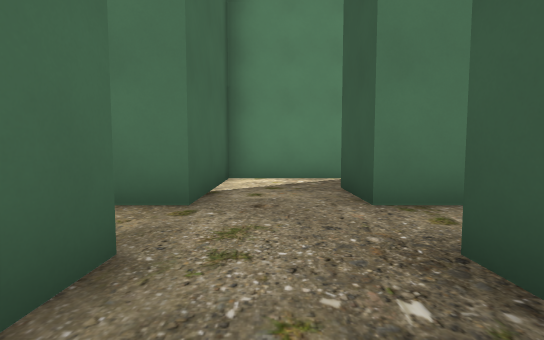
[1] (above)

18 first-person views from a walk through a level from a Godot 3-D game. The camera is 1.2 m above the floor, tilts 4° down and sees 85° across. The floor is counted in squares, 2 m on a side. Each view is taken from the middle of a square. On the plan, view 1 faces up. The plan holds only what a view shows up to about 9 squares ahead; the rest is blank. The place goes on beyond the plan. Characters and animated objects are left out.

[2]
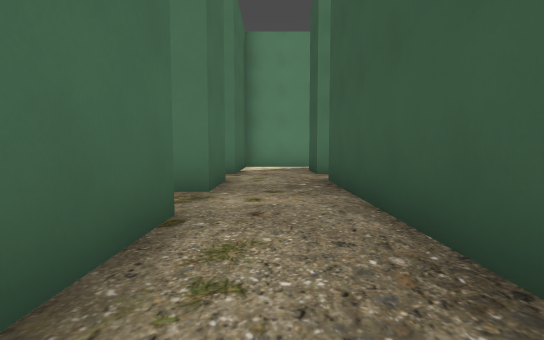

[3]
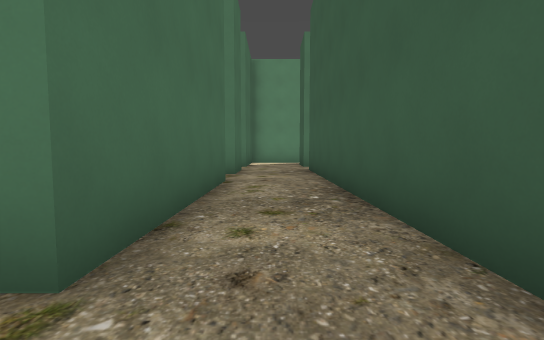

[4]
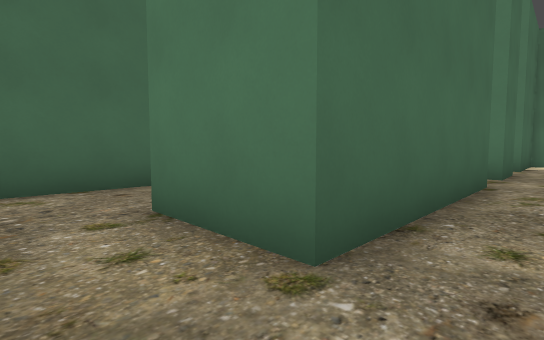

[5]
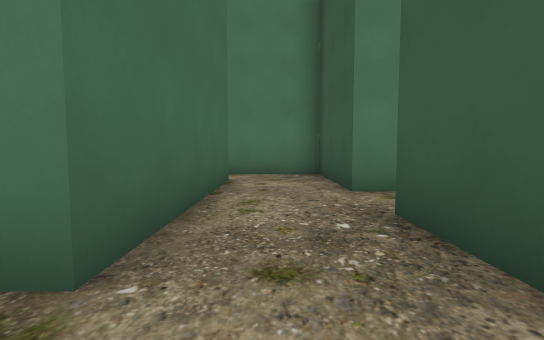

[6]
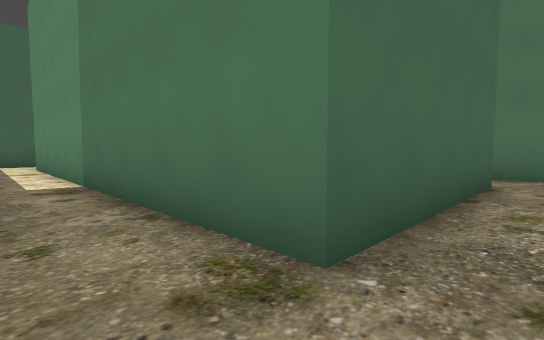

[7]
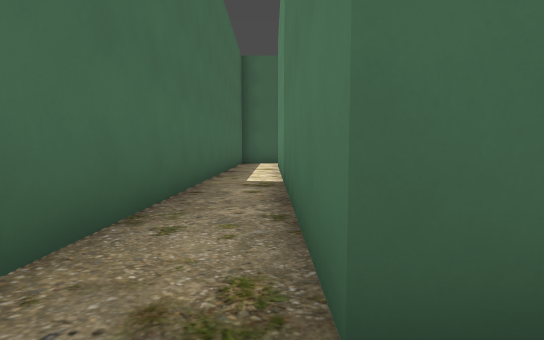

[8]
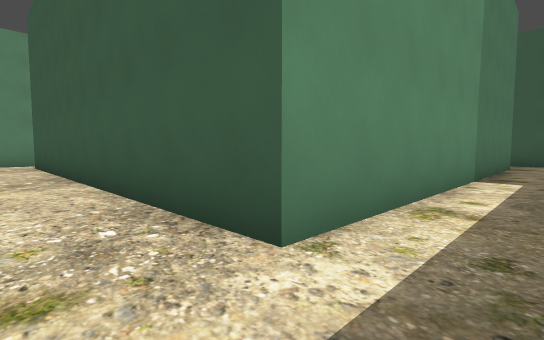

[9]
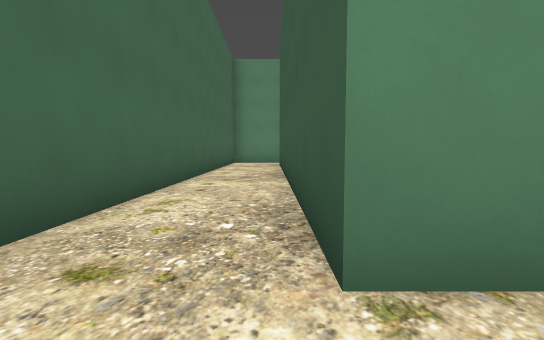

[10]
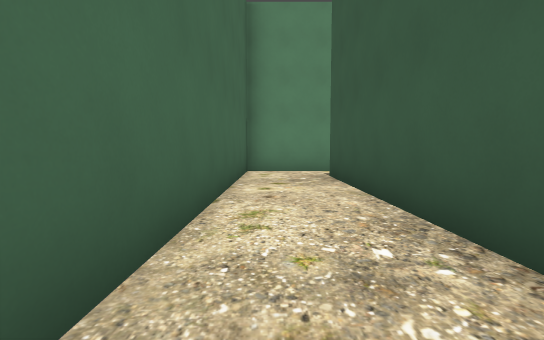

[11]
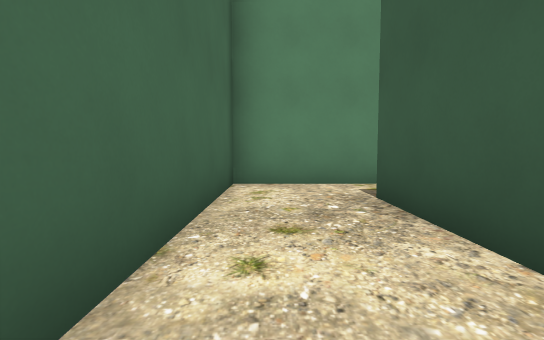

[12]
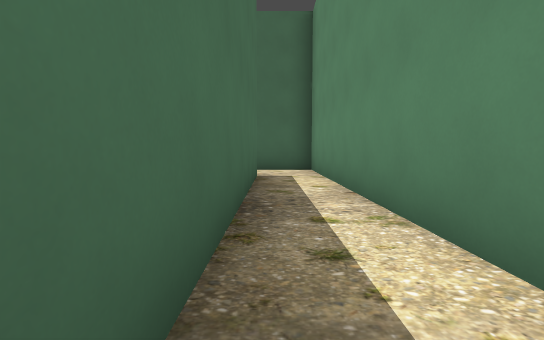

[13]
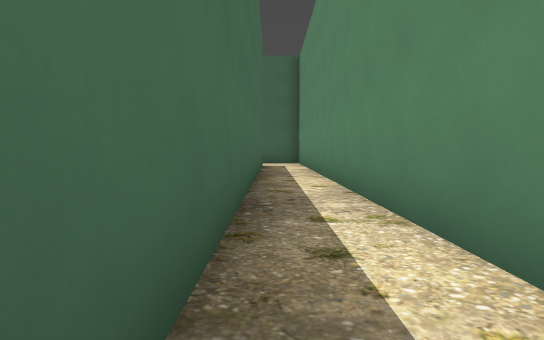

[14]
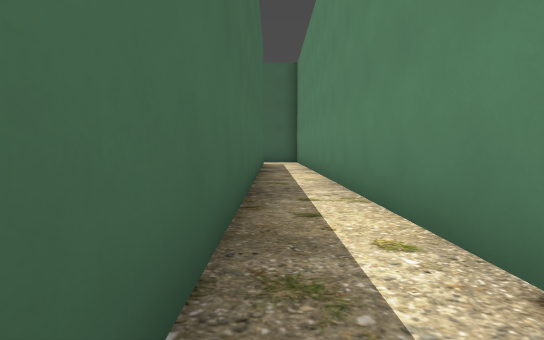

[15]
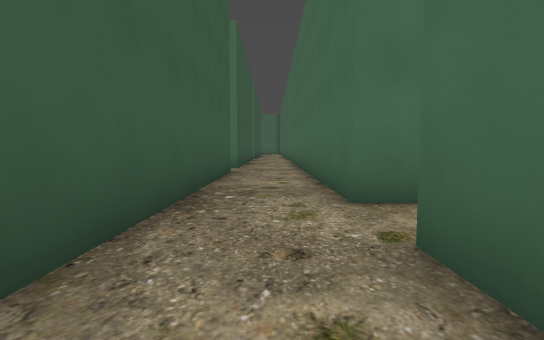

[16]
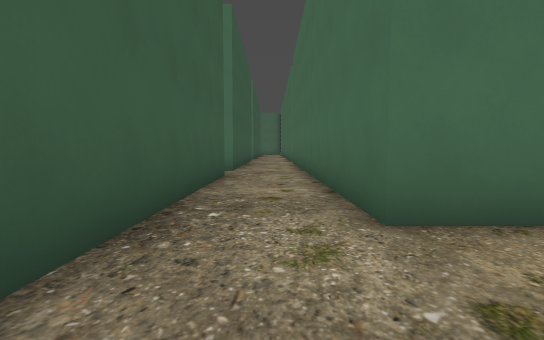

[17]
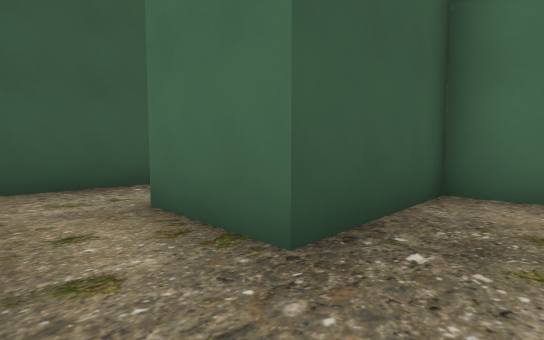

[18]
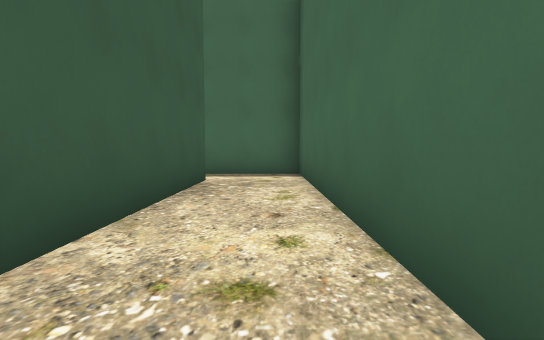

### Floor plan
Ten units are one square. View 1 is at (0, 0); x grows to the right and y downward. Boxes are objects, and circles mark ways between rooms. Rooms are numbered by the first view taken in them; rooms with no view inside come last. Other rooms are left out.
<svg viewBox="-172 -40 202 160">
<path fill="none" stroke="#000" d="M-9 12 -9 58M11 56 11 -18M-9 -18 -9 -2M-9 58 -29 58M-29 85 -29 73 -9 73 -9 115M-48 54 -48 88M11 115 11 56M-144 -17 -32 -17M-48 88 -147 88 -147 -18M-39 103 -29 103 -29 85M-41 -32 -167 -32 -167 103 -54 103M-9 -32 -18 -32M-48 42 -48 54M-29 58 -29 28 -51 28"/>
<circle cx="0" cy="50" r="3" fill="#2a7"/>
<circle cx="0" cy="-5" r="3" fill="#2a7"/>
<circle cx="-40" cy="80" r="3" fill="#2a7"/>
<circle cx="-40" cy="50" r="3" fill="#2a7"/>
<text x="0" y="20">1</text>
<text x="-20" y="70">2</text>
<text x="-150" y="40">3</text>
<text x="-40" y="40">4</text>
</svg>
Room 1 opens to room 2. Room 1 opens to room 3. Room 2 opens to room 3. Room 2 opens to room 4.

Where each view was taken, in squares from view 1:
view 1: 0 up, 0 right, facing up
view 2: 4 down, 0 right, facing up
view 3: 7 down, 0 right, facing up
view 4: 7 down, 0 right, facing up-left
view 5: 10 down, 4 left, facing up
view 6: 10 down, 4 left, facing up-left
view 7: 9 down, 4 left, facing left
view 8: 10 down, 16 left, facing up-right
view 9: 10 down, 15 left, facing up
view 10: 5 down, 16 left, facing up
view 11: 2 down, 16 left, facing up
view 12: 2 up, 8 left, facing left
view 13: 2 up, 4 left, facing left
view 14: 2 up, 3 left, facing left
view 15: 4 down, 0 right, facing down
view 16: 5 down, 0 right, facing down
view 17: 6 down, 4 left, facing down-right
view 18: 3 down, 16 left, facing down
